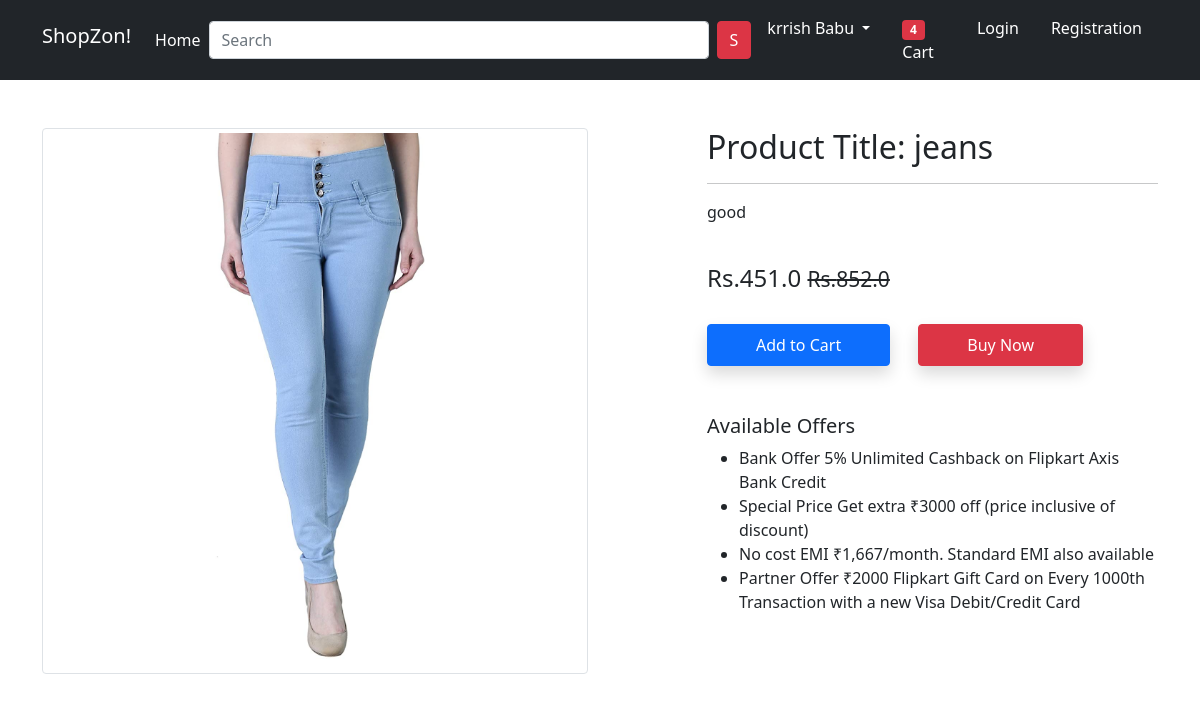
Screenshot of /product-detail/1/ with the database file from the repository.
### ShopZonapp/models.py (models this page shows, shortened)
class Product(models.Model):
 title = models.CharField(max_length=100)
 selling_price = models.FloatField()
 discounted_price = models.FloatField()
 description = models.TextField()
 brand = models.CharField(max_length=100)
 category = models.CharField( choices=CATEGORY_CHOICES, max_length=2)
 product_image = models.ImageField(upload_to='productimg')

### ShopZonapp/views.py (the view)
# urls.py: path('product-detail/<int:pk>/', views.ProductDetailView.as_view(), name='product-detail'),
class ProductDetailView(View):
	def get(self, request, pk):
		totalitem = 0
		product = Product.objects.get(pk=pk)
		print(product.id)
		item_already_in_cart=False
		if request.user.is_authenticated:
			totalitem = len(Cart.objects.filter(user=request.user))
			item_already_in_cart = Cart.objects.filter(Q(product=product.id) & Q(user=request.user)).exists()
		return render(request, 'app/productdetail.html', {'product':product, 'item_already_in_cart':item_already_in_cart, 'totalitem':totalitem})

### ShopZonapp/templates/app/Productdetail.html (shortened to what this page needs)
{% extends 'app/base.html' %}
{% load static %}
{% block main-content %}
<div class="container my-5">
 <div class="row">
  <div class="col-sm-6 text-center align-self-center">
   <img src="{{product.product_image.url}}" alt="" class="img-fluid img-thumbnail">
  </div>
  <div class="col-sm-5 offset-sm-1">
   <h2>Product Title: {{product.title}}</h2>
   <hr>
   <p>{{product.description}}</p> <br>
   <h4>Rs.{{product.discounted_price}} <small class="fw-light text-decoration-line-through">Rs.{{product.selling_price}}</small></h4> <br>
   <a href="#" class="btn btn-primary shadow px-5 py-2">Add to Cart</a>
   <a href="#" class="btn btn-danger shadow px-5 py-2 ms-4">Buy Now</a>
   <h5 class="mt-5">Available Offers</h5>
   <ul>
    <li>Bank Offer 5% Unlimited Cashback on Flipkart Axis Bank Credit</li>
    <li>Special Price Get extra ₹3000 off (price inclusive of discount)</li>
    <li>No cost EMI ₹1,667/month. Standard EMI also available</li>
    <li>Partner Offer ₹2000 Flipkart Gift Card on Every 1000th Transaction with a new Visa Debit/Credit Card</li>
   </ul>
  </div>
 </div>
</div>
{% endblock main-content %}

### rows the page displays
Product: product_image (picture), title "jeans", description "good", discounted_price "451.0", selling_price "852.0"
